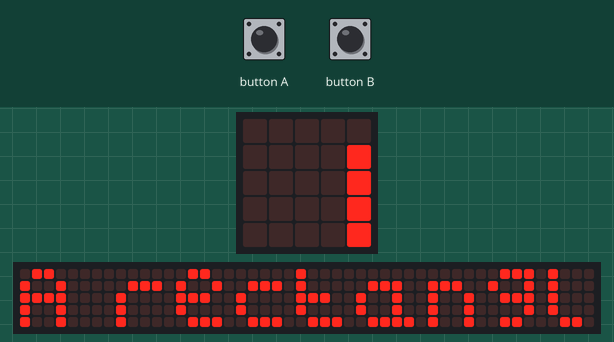
Bench run of a program on a simulated BBC micro:bit running MicroPython. Parts: the board's 5×5 LED display, a strip that is not on the board, showing the scrolling text unrolled. The 48×5 strip is a reading aid, not a part: it shows the text the display is scrolling, unrolled, one strip-width of it at a time.

Above: at 0.07 s.
At 5.02 s:
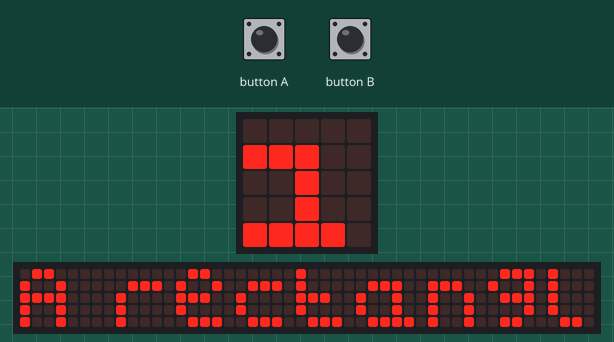
At 9.97 s:
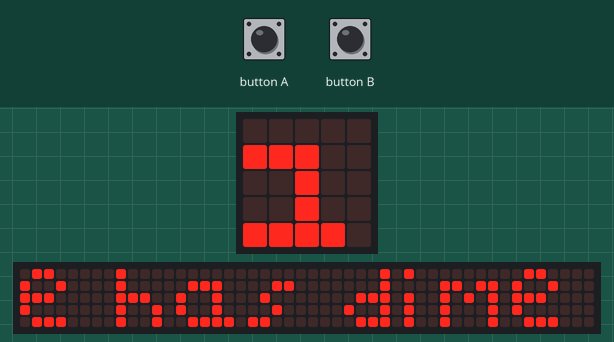
At 19.87 s:
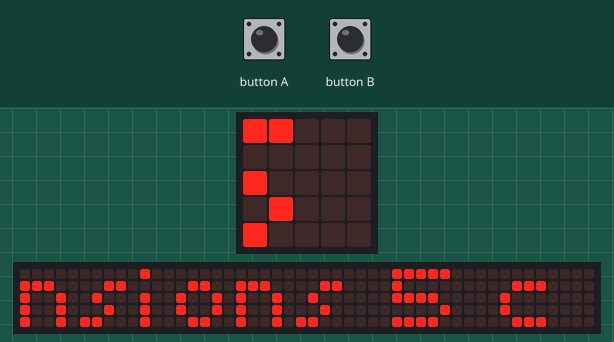
At 29.77 s:
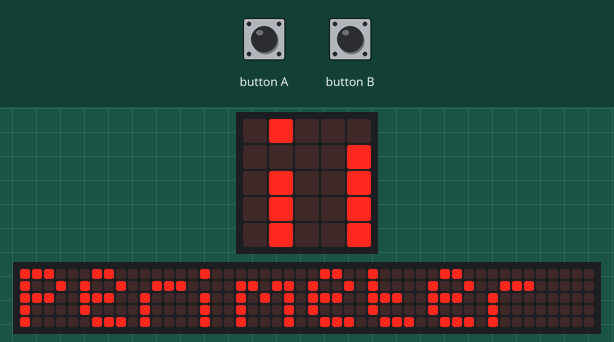
At 39.82 s:
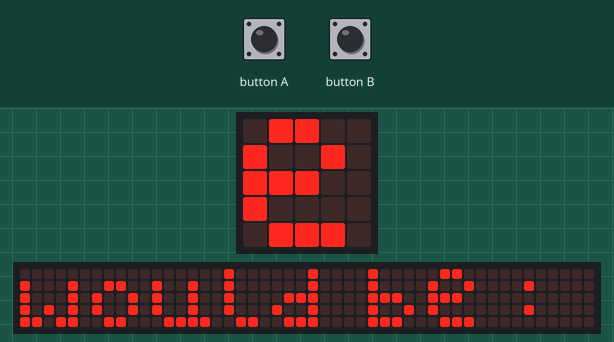

The program:

main.py
```python
"""
Created by: Jack
Created on: Sep 2023
This module is a Micro:bit MicroPython program
"""

from microbit import *


display.clear()
sleep(1)

display.scroll("A rectangle has dimensions 5 cm & 3 cm")

display.scroll("Perimeter would be :" + str(5 * 2 + 3 * 2))

display.scroll("cm")

display.scroll("Area would be :" + str(5 * 3))

display.scroll("cm")
```
